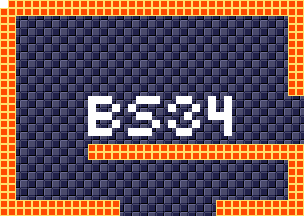

This is a level from a 2D game, rendered from its Tiled map with the project's own tilesets. A one-line summary and the map file follow, with tile-layer data summarised:
An orthogonal 38x27 tile map with 8x8 px tiles, 4 tile layers (background, foreground, room numbers, Objects), 15 tilesets.

<map version="1.5" tiledversion="1.7.1" orientation="orthogonal" renderorder="right-down" width="38" height="27" tilewidth="8" tileheight="8" infinite="0" nextlayerid="11" nextobjectid="1">
 <tileset firstgid="1" source="tilesheets/tsKarniMata.tsx" />
 <tileset firstgid="1025" source="tilesheets/tsVoodooWasp.tsx" />
 <tileset firstgid="2049" source="tilesheets/tsBurial.tsx" />
 <tileset firstgid="3073" source="tilesheets/tsBlueTemple.tsx" />
 <tileset firstgid="4097" source="tilesheets/tsGoddess.tsx" />
 <tileset firstgid="5121" source="tilesheets/tsKonark.tsx" />
 <tileset firstgid="6145" name="sEnemies" tilewidth="8" tileheight="8" tilecount="1024" columns="32">
  <image source="../grapx/tilesheets/sObjects.bmp" trans="ff94ff" width="256" height="256" />
 </tileset>
 <tileset firstgid="7169" source="tilesheets/tsIceTemple.tsx" />
 <tileset firstgid="8193" source="tilesheets/tsLavaArea.tsx" />
 <tileset firstgid="9217" source="tilesheets/tsBossArea.tsx" />
 <tileset firstgid="10241" source="tilesheets/tsPegu.tsx" />
 <tileset firstgid="11265" source="tilesheets/sTiwanakuTemple.tsx" />
 <tileset firstgid="12289" source="tilesheets/sIndraTemple.tsx" />
 <tileset firstgid="13313" source="tilesheets/sTeleport.tsx" />
 <tileset firstgid="14337" source="tilesheets/sObjects.tsx" />
 <layer id="2" name="background" width="38" height="27">
  <data>[1026 cells, 1026 non-empty, 2 distinct tile ids]</data>
 </layer>
 <layer id="1" name="foreground" width="38" height="27">
  <data>[1026 cells, 258 non-empty, 1 distinct tile ids]</data>
 </layer>
 <layer id="7" name="room numbers" width="38" height="27">
  <data>[1026 cells, 42 non-empty, 1 distinct tile ids]</data>
 </layer>
 <layer id="10" name="Objects" width="38" height="27">
  <data>[1026 cells, 0 non-empty, 0 distinct tile ids]</data>
 </layer>
</map>
